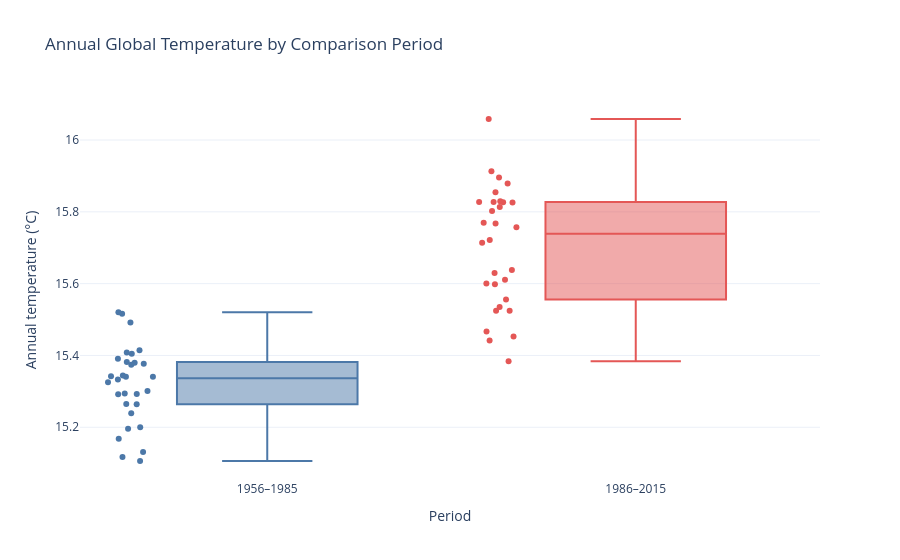

The notebook cell saved with this chart:
### Code cell
h1_plot_data = pd.concat(
    [
        pd.DataFrame({
            "period": "1956–1985",
            "annual_temperature_c": h1_earlier.to_numpy(),
        }),
        pd.DataFrame({
            "period": "1986–2015",
            "annual_temperature_c": h1_later.to_numpy(),
        }),
    ],
    ignore_index=True,
)

h1_figure = px.box(
    h1_plot_data,
    x="period",
    y="annual_temperature_c",
    color="period",
    points="all",
    color_discrete_map={
        "1956–1985": "#4C78A8",
        "1986–2015": "#E45756",
    },
    title="Annual Global Temperature by Comparison Period",
    labels={
        "period": "Period",
        "annual_temperature_c": "Annual temperature (°C)",
    },
    template="plotly_white",
)

h1_figure.update_layout(showlegend=False)
h1_figure.show()

### Figure 1 — Plotly figure (JSON) as saved in the notebook; plotly's stock layout.template omitted (floating-point values rounded to 4 significant figures)
{"data": [{"alignmentgroup": "True", "boxpoints": "all", "hovertemplate": "Period=%{x}<br>Annual temperature (°C)=%{y}<extra></extra>", "legendgroup": "1956–1985", "marker": {"color": "#4C78A8"}, "name": "1956–1985", "notched": false, "offsetgroup": "1956–1985", "orientation": "v", "showlegend": true, "type": "box", "x": ["1956–1985", "1956–1985", "1956–1985", "1956–1985", "1956–1985", "1956–1985", "1956–1985", "1956–1985", "1956–1985", "1956–1985", "1956–1985", "1956–1985", "1956–1985", "1956–1985", "1956–1985", "1956–1985", "1956–1985", "1956–1985", "1956–1985", "1956–1985", "1956–1985", "1956–1985", "1956–1985", "1956–1985", "1956–1985", "1956–1985", "1956–1985", "1956–1985", "1956–1985", "1956–1985"], "x0": " ", "xaxis": "x", "y": [15.11, 15.37, 15.38, 15.34, 15.29, 15.38, 15.33, 15.38, 15.12, 15.2, 15.26, 15.29, 15.26, 15.39, 15.33, 15.2, 15.29, 15.4, 15.17, 15.24, 15.13, 15.41, 15.3, 15.41, 15.49, 15.52, 15.34, 15.52, 15.34, 15.34], "y0": " ", "yaxis": "y"}, {"alignmentgroup": "True", "boxpoints": "all", "hovertemplate": "Period=%{x}<br>Annual temperature (°C)=%{y}<extra></extra>", "legendgroup": "1986–2015", "marker": {"color": "#E45756"}, "name": "1986–2015", "notched": false, "offsetgroup": "1986–2015", "orientation": "v", "showlegend": true, "type": "box", "x": ["1986–2015", "1986–2015", "1986–2015", "1986–2015", "1986–2015", "1986–2015", "1986–2015", "1986–2015", "1986–2015", "1986–2015", "1986–2015", "1986–2015", "1986–2015", "1986–2015", "1986–2015", "1986–2015", "1986–2015", "1986–2015", "1986–2015", "1986–2015", "1986–2015", "1986–2015", "1986–2015", "1986–2015", "1986–2015", "1986–2015", "1986–2015", "1986–2015", "1986–2015", "1986–2015"], "x0": " ", "xaxis": "x", "y": [15.38, 15.52, 15.56, 15.44, 15.63, 15.6, 15.45, 15.47, 15.53, 15.64, 15.52, 15.71, 15.83, 15.6, 15.61, 15.77, 15.83, 15.83, 15.76, 15.88, 15.81, 15.83, 15.72, 15.83, 15.9, 15.77, 15.8, 15.85, 15.91, 16.06], "y0": " ", "yaxis": "y"}], "layout": {"boxmode": "overlay", "legend": {"title": {"text": "Period"}, "tracegroupgap": 0}, "showlegend": false, "title": {"text": "Annual Global Temperature by Comparison Period"}, "xaxis": {"anchor": "y", "categoryarray": ["1956–1985", "1986–2015"], "categoryorder": "array", "domain": [0, 1], "title": {"text": "Period"}}, "yaxis": {"anchor": "x", "domain": [0, 1], "title": {"text": "Annual temperature (°C)"}}}}
